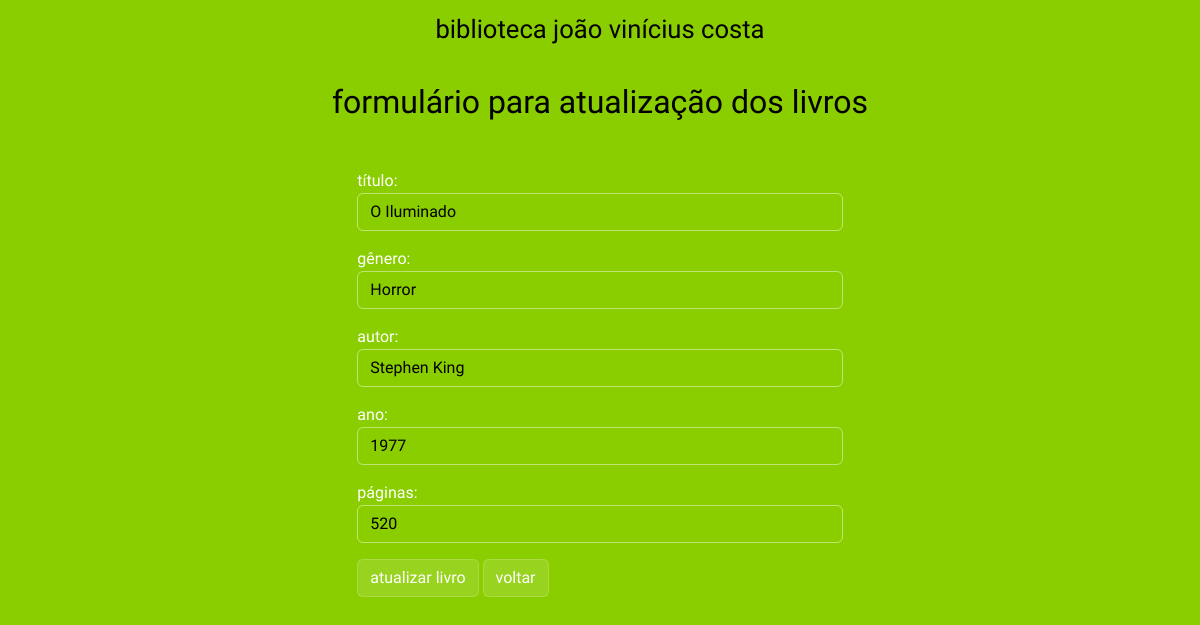
The page /biblioteca_final/form_atualizar.php?id=5 on the database as committed earlier.
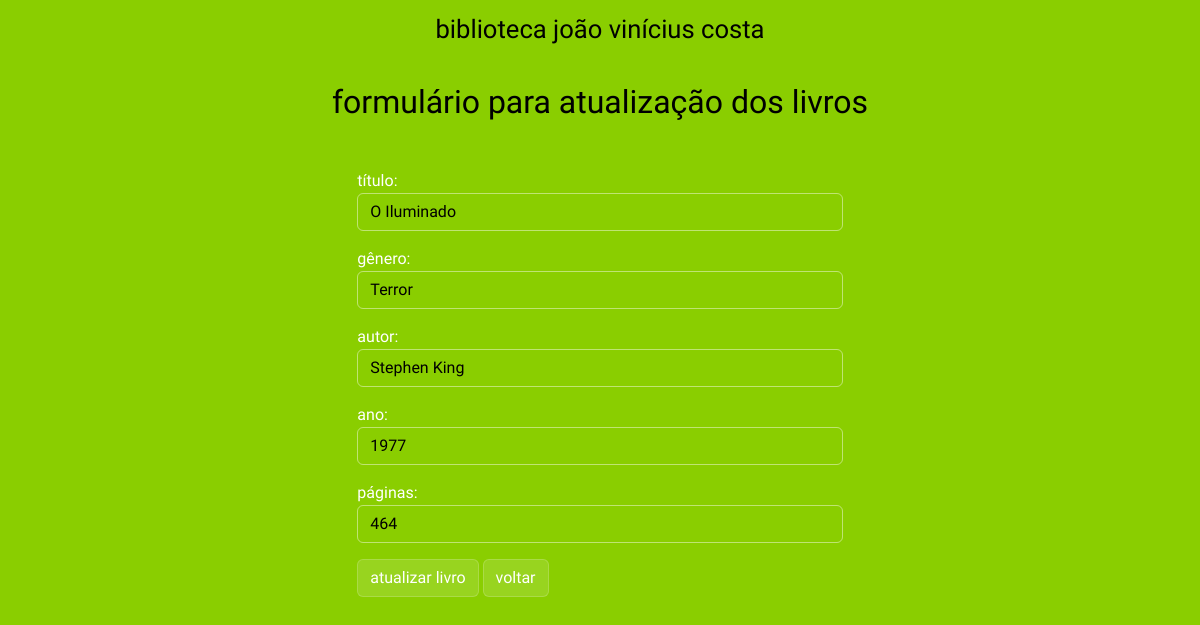
The same page on the database as committed later.
### tables this page shows
CREATE TABLE `livros` (
  `id` int(11) NOT NULL,
  `autor` varchar(255) NOT NULL,
  `titulo` varchar(255) NOT NULL,
  `genero` varchar(255) NOT NULL,
  `ano` int(4) NOT NULL,
  `paginas` int(11) NOT NULL
);

### biblioteca_final/form_atualizar.php (the view, shortened to what this page needs)
<!DOCTYPE html>
<html lang="pt-br">
<head>
    <link href="https://cdn.jsdelivr.net/npm/bootstrap@5.3.7/dist/css/bootstrap.min.css" rel="stylesheet">
    <link rel="stylesheet" href="style.css">
</head>
<body>
    <?php
        include_once 'pedaco.php';
        $id = $_GET['id'];
    ?>
    <h2 class="text-center my-4">formulário para atualização dos livros</h2>
    <div class="container">
        <form action="atualizar.php?id= <?php echo $id; ?>" method="POST">
        <?php
            require 'conexao.php';
            $sql = "SELECT * FROM livros WHERE id = $id";
            $stmt = $pdo->query($sql);
            $livros = $stmt->fetch(PDO::FETCH_ASSOC);
        ?>
            <div class="mb-3">
                título: <input type="text" name="novo_titulo" value="<?php echo $livros['titulo'];?>" class="form-control">
            </div>
            <div class="mb-3">
                gênero: <input type="text" name="novo_genero" value="<?php echo $livros['genero'];?>" class="form-control">
            </div>
            <div class="mb-3">
                autor: <input type="text" name="novo_autor" value="<?php echo $livros['autor'];?>" class="form-control">
            </div>
            <div class="mb-3">
                ano: <input type="text" name="novo_ano" value="<?php echo $livros['ano'];?>" class="form-control">
            </div>
            <div class="mb-3">
                páginas: <input type="text" name="novo_paginas" value="<?php echo $livros['paginas'];?>" class="form-control">
            </div>
            <button type="submit" class="btn btn-info">atualizar livro</button>
            <a href="index.php" type="button" class="btn btn-warning">voltar</a>
        </form>
    </div>
</body>
</html>

Rows that differ between the two databases and show on the page:
changed livros "O Iluminado": novo_genero "Horror" → "Terror"; novo_paginas "520" → "464"
